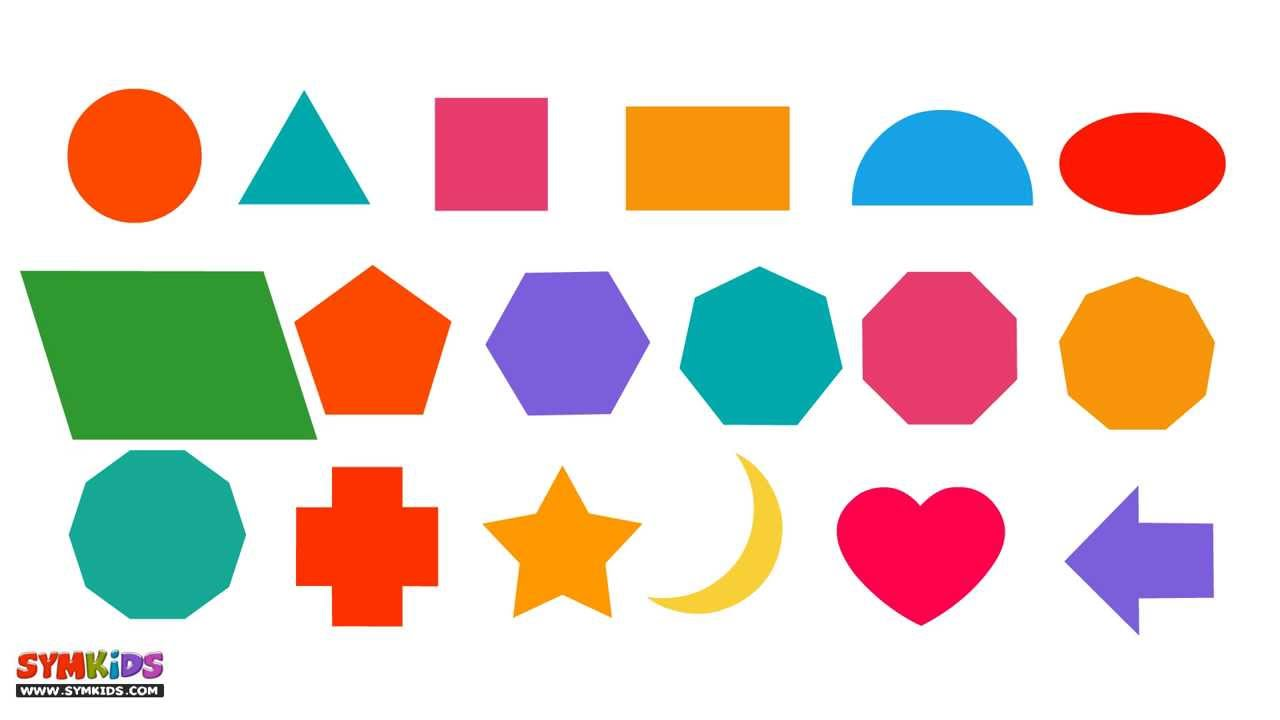
#> input picture Resources/shapes.jpg, 1280 x 720 px
$ python chapter8.py
#> lines starting #> are read from the running program, lines starting #| are printed output that depends on the picture; after the words box and inside, x2 and y2 are one past the last pixel; in counts of white or black regions, pixels touching at a corner belong together
# Detecting shapes
import cv2
import numpy as np


def stackImages(scale, imgArray):
    rows = len(imgArray)
    cols = len(imgArray[0])
    rowsAvailable = isinstance(imgArray[0], list)
    width = imgArray[0][0].shape[1]
    height = imgArray[0][0].shape[0]
    if rowsAvailable:
        for x in range(0, rows):
            for y in range(0, cols):
                if imgArray[x][y].shape[:2] == imgArray[0][0].shape[:2]:
                    imgArray[x][y] = cv2.resize(imgArray[x][y], (0, 0), None, scale, scale)
                else:
                    imgArray[x][y] = cv2.resize(imgArray[x][y], (imgArray[0][0].shape[1], imgArray[0][0].shape[0]),
                                                None, scale, scale)
                if len(imgArray[x][y].shape) == 2: imgArray[x][y] = cv2.cvtColor(imgArray[x][y], cv2.COLOR_GRAY2BGR)
        imageBlank = np.zeros((height, width, 3), np.uint8)
        hor = [imageBlank] * rows
        hor_con = [imageBlank] * rows
        for x in range(0, rows):
            hor[x] = np.hstack(imgArray[x])
        ver = np.vstack(hor)
    else:
        for x in range(0, rows):
            if imgArray[x].shape[:2] == imgArray[0].shape[:2]:
                imgArray[x] = cv2.resize(imgArray[x], (0, 0), None, scale, scale)
            else:
                imgArray[x] = cv2.resize(imgArray[x], (imgArray[0].shape[1], imgArray[0].shape[0]), None, scale, scale)
            if len(imgArray[x].shape) == 2: imgArray[x] = cv2.cvtColor(imgArray[x], cv2.COLOR_GRAY2BGR)
        hor = np.hstack(imgArray)
        ver = hor
    return ver


def getConturs(img):
    contours, hierarchy = cv2.findContours(img, cv2.RETR_EXTERNAL, cv2.CHAIN_APPROX_NONE)  # find contours
    for cnt in contours:
        area = cv2.contourArea(cnt)  # calculate the area under the contours
        print(area)
        if area > 500:
            cv2.drawContours(imgContour, cnt, -1, (255, 0, 0), 5)
            peri = cv2.arcLength(cnt, True)  # find the perimeter
            approx = cv2.approxPolyDP(cnt, 0.01 * peri, True)  # find each corner
            print(len(approx))  # shows the number of corners
            objCor = len(approx)
            x, y, w, h = cv2.boundingRect(approx)  # create the bounding box

            #classify the shape
            objectType = "None"
            if objCor == 3:
                objectType = "Tri"
            elif objCor == 4:
                aspRatio = w/float(h)
                if aspRatio >0.95 and aspRatio <1.05: # 5% margin
                    objectType = "Square"
                else:
                    objectType = "Rectangle"
            elif objCor >4:
                objectType = "Poly"


            cv2.rectangle(imgContour,(x,y),(x+w,y+h),(0,255,0),3) # draw the box
            cv2.putText(imgContour,objectType,
                        (x+(w//2)-30,y+(h//2)-10), cv2.FONT_HERSHEY_COMPLEX,1,
                        (0,0,0),2)  # specify the shape


path = "Resources/shapes.jpg"
img = cv2.imread(path)
#> img is the input picture: shape (720, 1280, 3); mean B, G, R 199.2, 207.9, 222.3
imgContour = img.copy()
imgGray = cv2.cvtColor(img, cv2.COLOR_BGR2GRAY)
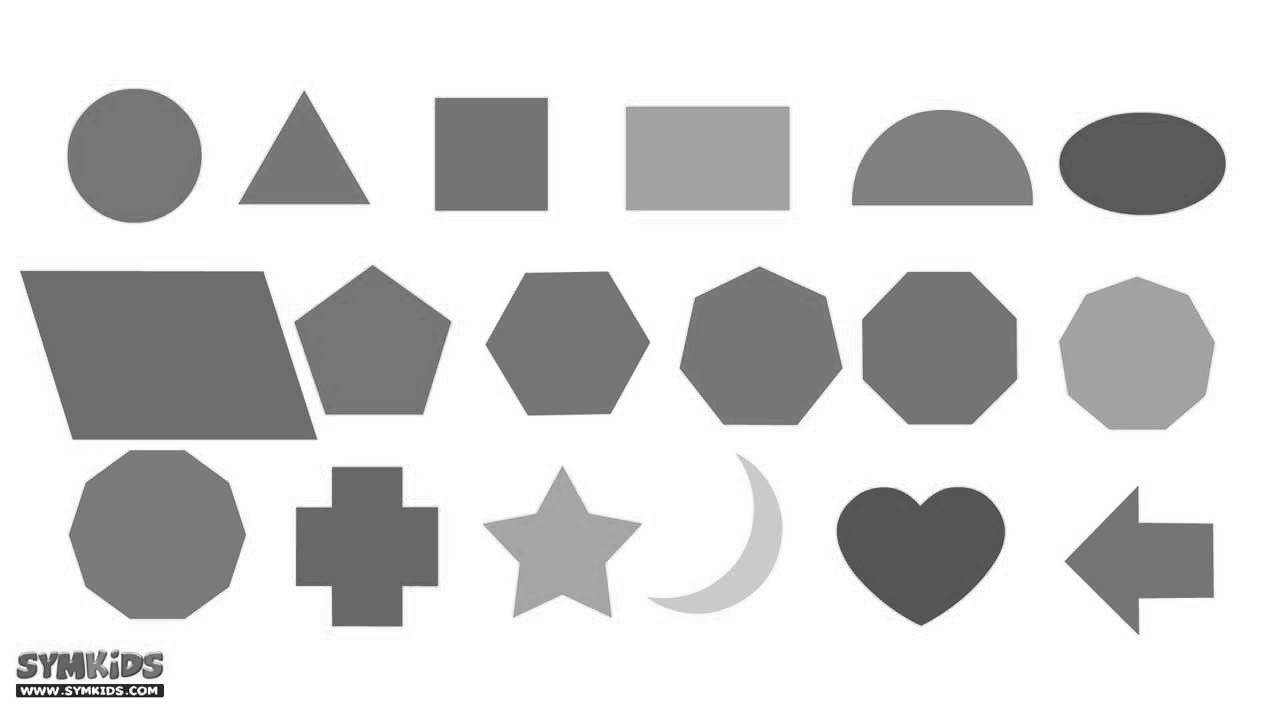
#> imgGray: shape (720, 1280); min 1, max 255, mean 211.2
imgBlur = cv2.GaussianBlur(imgGray, (7, 7), 1)
imgCanny = cv2.Canny(imgBlur, 50, 50)
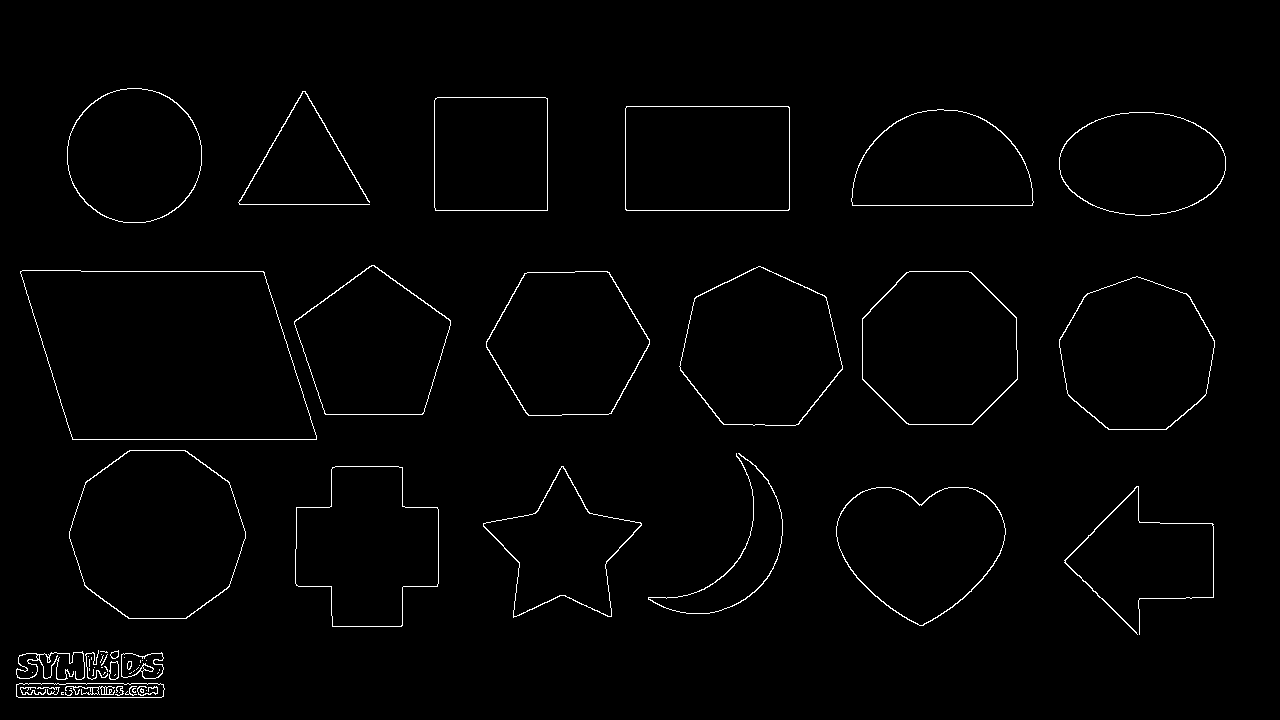
#> imgCanny: shape (720, 1280); 1.3% white in thin lines or dots, all inside (x1, y1, x2, y2) = (16, 88, 1226, 698)

getConturs(imgCanny)
#> in getConturs, `contours, hierarchy = cv2.findContours(img, cv2.RETR_EXTERNAL, cv2.CHA..`: contours = 37 contours, 14 with area under 20; largest, box (x1, y1, x2, y2) and area: (20, 270, 317, 440) 41062, (69, 450, 246, 619) 23156, (862, 271, 1018, 425) 19494, (679, 266, 843, 426) 19274, (1059, 276, 1215, 430) 18280
#> the loop in getConturs, `for cnt in contours:` made 37 passes
#> (area, peri, approx, objCor, x, y, w, h) on passes 29, 34, 35: (41062.5, 867.3, [[20, 271], [72, 439], [316, 439], [263, 271]], 4, 20, 271, 297, 169), (17053, 533.7, [[626, 106], [626, 210], [789, 209], [788, 106]], 4, 626, 106, 164, 105), (12761, 449.7, [[435, 98], [435, 210], [547, 210], [547, 98]], 4, 435, 98, 113, 113)
#> (area, peri, objCor, x, y, w, h, objectType) on passes 1, 15, 20, 22, 23, 25: (2030, 329.6, 5, 16, 683, 149, 15, 'Poly'), (871.5, 158.3, 17, 121, 653, 43, 26, 'Poly'), (16751, 516.8, 12, 839, 487, 163, 139, 'Poly'), (11245.5, 566.3, 10, 483, 466, 159, 152, 'Poly'), (16985, 596.6, 12, 295, 467, 144, 160, 'Poly'), (23156, 575.5, 10, 69, 450, 177, 169, 'Poly')
#| 2030.0
#| 5
#| 0.5
#| 0.5
#| 0.0
#| 0.0
#| 0.0
#| 2.5
#| 141.0
#> (further printed lines are left out)
#> after the loop in getConturs, `for cnt in contours:`:
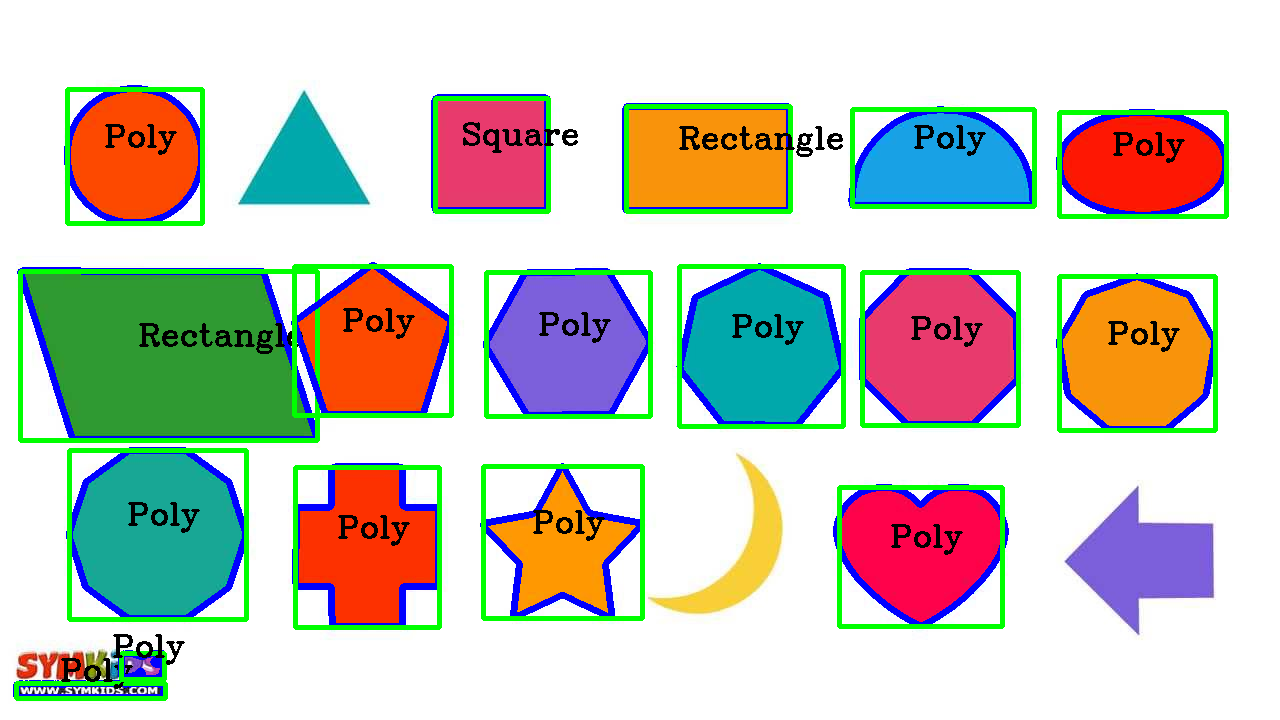
#> imgContour: shape (720, 1280, 3); 10.32% of pixels changed, all inside (x1, y1, x2, y2) = (13, 85, 1229, 701)
imgBlank = np.zeros_like(img)
imgStack = stackImages(0.5, ([img, imgGray, imgBlur],
                             [imgCanny, imgContour, imgBlank]))
#> after the loop in stackImages, `for x in range(0, rows):`: hor = 2 items
#> in stackImages, `ver = np.vstack(hor)`:
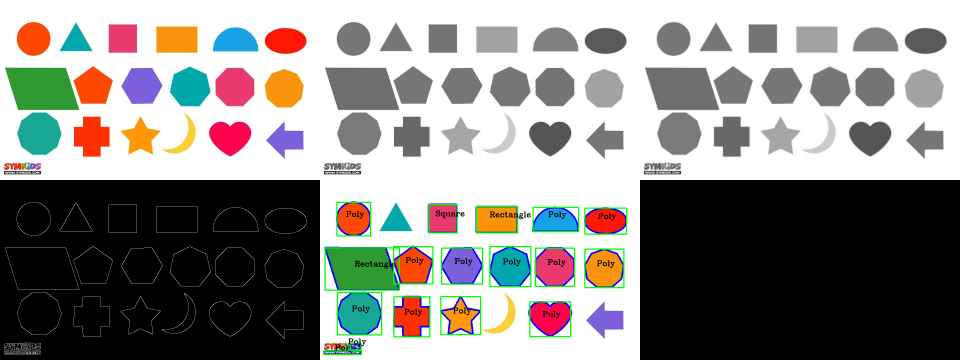
#> ver: shape (720, 1920, 3) (shown at 1/2 size); mean of channels 0, 1, 2 135.9, 139.2, 141.4; drawn as B, G, R

cv2.imshow("Stack", imgStack)

cv2.waitKey(0)

$ run again, with Resources/cards.jpg copied over Resources/shapes.jpg
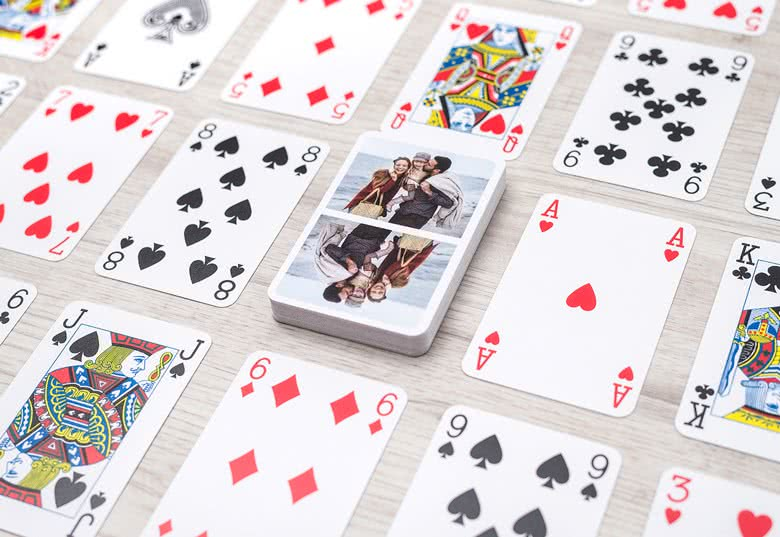
#> input picture Resources/cards.jpg, 780 x 537 px
#> img is the input picture: shape (537, 780, 3); mean B, G, R 215.6, 213.9, 221.7
#> `imgCanny = cv2.Canny(imgBlur, 50, 50)`:
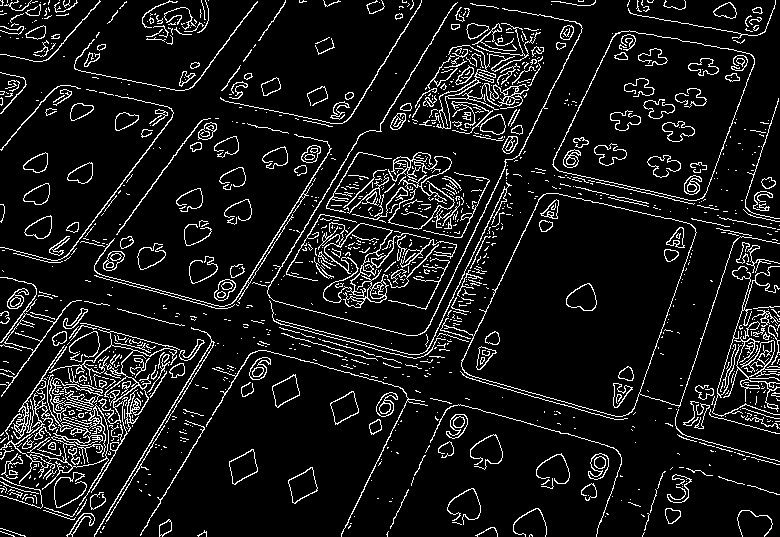
#> imgCanny: shape (537, 780); 9.2% white in thin lines or dots
#> contours = 1246 contours, 1112 with area under 20; largest, box (x1, y1, x2, y2) and area: (440, 193, 780, 417) 33977, (552, 30, 755, 201) 22888, (323, 222, 430, 303) 2192, (0, 277, 82, 397) 1093, (49, 329, 180, 493) 1070
#> the loop in getConturs, `for cnt in contours:` made 1246 passes
#> (area, peri, approx, objCor, x, y, w, h) on passes 281, 1147: (550, 102.9, [[353, 391], [330, 403], [335, 424], [358, 412]], 4, 330, 391, 29, 34), (22888, 637.4, [[615, 33], [553, 166], [702, 198], [753, 56]], 4, 553, 33, 201, 166)
#> (printed output is left out)
#> after the loop in stackImages, `for x in range(0, rows):`: hor = 2 items
#> in stackImages, `ver = np.vstack(hor)`:
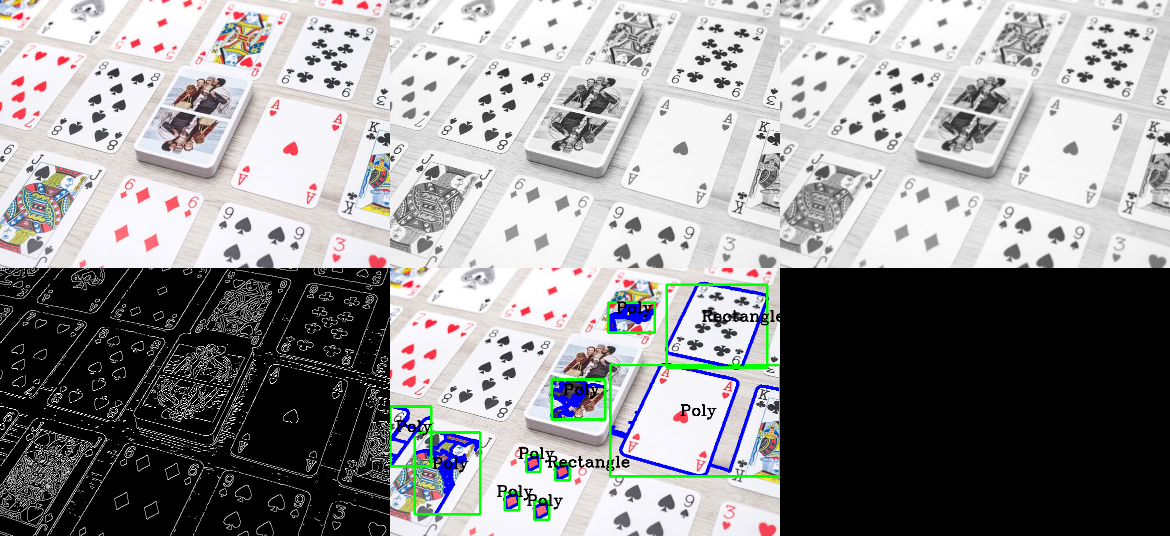
#> ver: shape (536, 1170, 3); mean of channels 0, 1, 2 146.2, 145.4, 145.9; drawn as B, G, R
